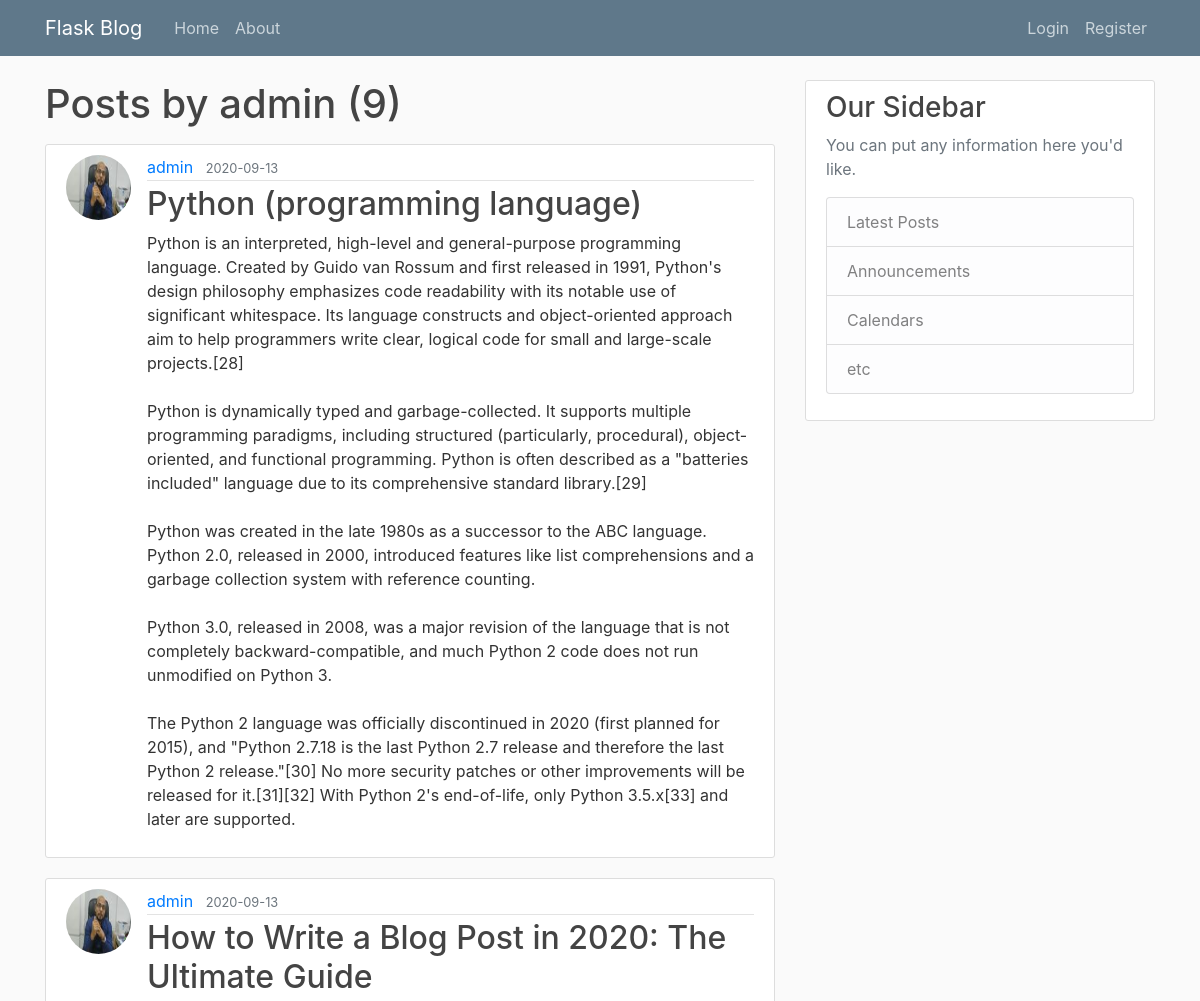
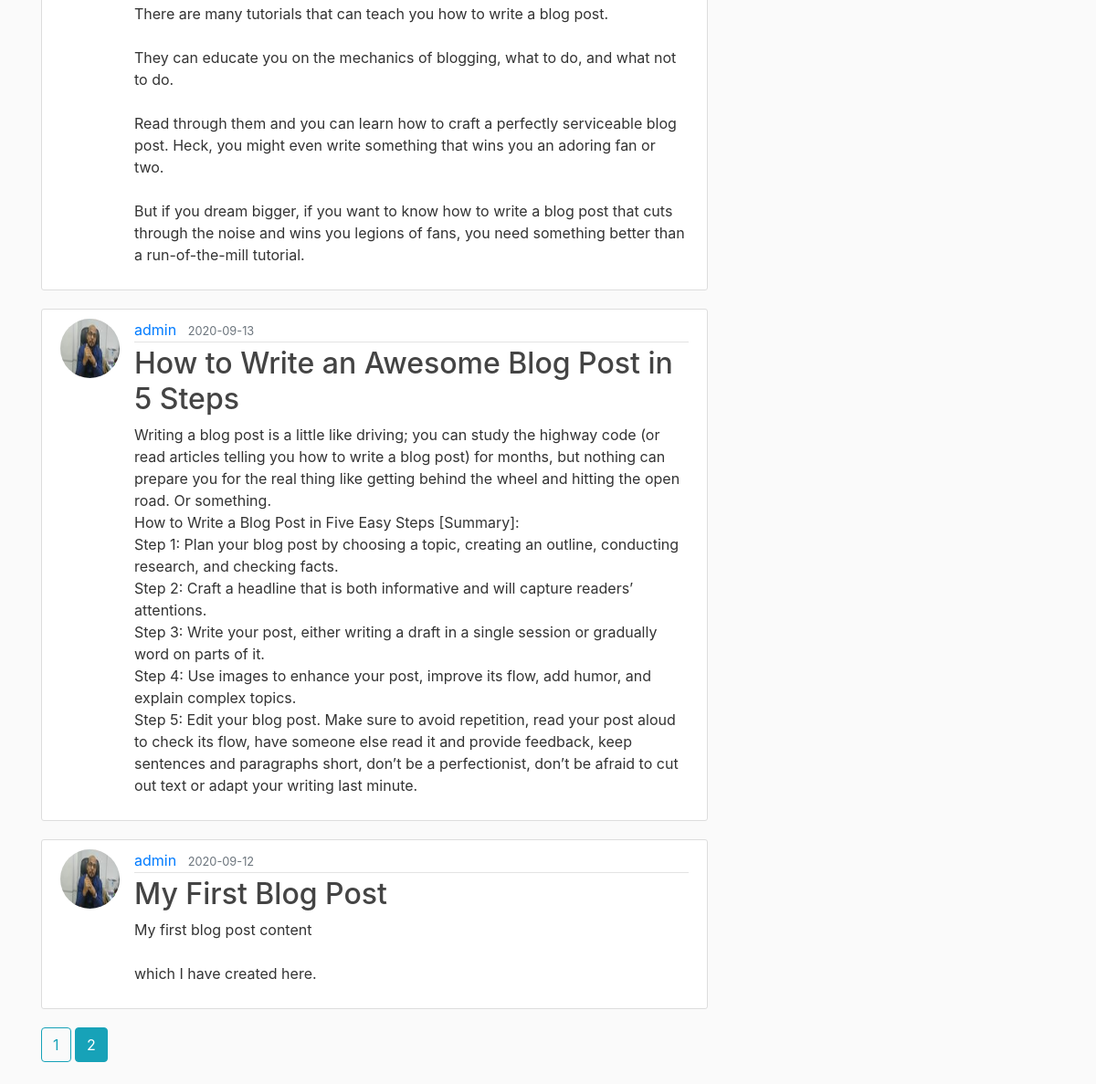
Screenshot of /user/admin?page=2 with the database file from the repository (2 pictures, top to bottom).
### flaskproject/models.py (models this page shows, shortened)
class User(db.Model, UserMixin):
    id = db.Column(db.Integer, primary_key=True)
    username = db.Column(db.String(20), unique=True, nullable=False)
    email = db.Column(db.String(120), unique=True, nullable=False)
    image_file = db.Column(db.String(20), nullable=False, default='default.jpg')
    password = db.Column(db.String(60), nullable=False)
    posts = db.relationship('Post', backref='author', lazy=True)

class Post(db.Model):
    id = db.Column(db.Integer, primary_key=True)
    title = db.Column(db.String(100), nullable=False)
    date_posted = db.Column(db.DateTime, nullable=False, default=datetime.utcnow)
    content = db.Column(db.Text, nullable=False)
    user_id = db.Column(db.Integer, db.ForeignKey('user.id'), nullable=False)

### flaskproject/users/routes.py (the view)
@users.route('/user/<string:username>')
def user_posts(username):
    page = request.args.get('page', 1, type=int)
    user = User.query.filter_by(username=username).first_or_404()
    posts = Post.query.filter_by(author=user) \
        .order_by(Post.date_posted.desc()) \
        .paginate(page=page, per_page=5)
    return render_template('user_posts.html', posts=posts, user=user)

### flaskproject/templates/user_posts.html
{%  extends "layout.html" %}
{% block content %}
    <h1 class="mb-3">Posts by {{ user.username }} ({{ posts.total }})</h1>
    {% for post in posts.items %}
        <article class="media content-section">
            <img class="rounded-circle article-img" src="{{ url_for('static', filename='profile_pics/' + post.author.image_file) }}" alt="">
          <div class="media-body">
            <div class="article-metadata">
              <a class="mr-2" href="{{ url_for('users.user_posts', username=post.author.username) }}">{{ post.author.username }}</a>
              <small class="text-muted">{{ post.date_posted.strftime('%Y-%m-%d') }}</small>
            </div>
            <h2><a class="article-title" href="{{ url_for('posts.post', post_id=post.id) }}">{{ post.title }}</a></h2>
            <p class="article-content">{{ post.content }}</p>
          </div>
        </article>
    {% endfor %}
    {% for page_num in posts.iter_pages(left_edge=1, right_edge=1, left_current=1, right_current=2) %}
        {% if page_num %}
            {% if posts.page == page_num %}
                <a class="btn btn-info mb-4" href="{{ url_for('users.user_posts', username=user.username, page=page_num) }}">{{ page_num }}</a>
            {% else %}
                <a class="btn btn-outline-info mb-4" href="{{ url_for('users.user_posts', username=user.username, page=page_num) }}">{{ page_num }}</a>
            {% endif %}
        {% else %}
            ...
        {% endif %}
    {% endfor %}
{% endblock content %}

### flaskproject/static/main.css (style rules this page uses)
body { background: #fafafa; color: #333333; margin-top: 5rem; }
h1, h2, h3, h4, h5, h6 { color: #444444; }
.content-section { background: #ffffff; padding: 10px 20px; border: 1px solid #dddddd; border-radius: 3px; margin-bottom: 20px; }
.article-title { color: #444444; }
.article-content { white-space: pre-line; }
.article-img { height: 65px; width: 65px; margin-right: 16px; }
.article-metadata { padding-bottom: 1px; margin-bottom: 4px; border-bottom: 1px solid #e3e3e3 }

### rows the page displays
User: username "admin"
Post: image_file (picture), author.username "admin", date_posted "2020-09-13", title "Python (programming language)", content "Python is an interpreted, high-level and general-purpose programming language. Created by Guido van Rossum and first released in 1991, Python's design philosophy emphasizes code readability with its notable use of significant whitespace. Its language constructs and object-oriented approach aim to help programmers write clear, logical code for small and large-scale projects.[28] Python is dynamically typed and garbage-collected. It supports multiple programming paradigms, including structured (particularly, procedural), object-oriented, and functional programming. Python is often described as a \"batteries included\" language due to its comprehensive standard library.[29] Python was created in…"
Post: image_file (picture), author.username "admin", date_posted "2020-09-13", title "How to Write a Blog Post in 2020: The Ultimate Guide", content "There are many tutorials that can teach you how to write a blog post. They can educate you on the mechanics of blogging, what to do, and what not to do. Read through them and you can learn how to craft a perfectly serviceable blog post. Heck, you might even write something that wins you an adoring fan or two. But if you dream bigger, if you want to know how to write a blog post that cuts through the noise and wins you legions of fans, you need something better than a run-of-the-mill tutorial."
Post: image_file (picture), author.username "admin", date_posted "2020-09-13", title "How to Write an Awesome Blog Post in 5 Steps", content "Writing a blog post is a little like driving; you can study the highway code (or read articles telling you how to write a blog post) for months, but nothing can prepare you for the real thing like getting behind the wheel and hitting the open road. Or something. How to Write a Blog Post in Five Easy Steps [Summary]: Step 1: Plan your blog post by choosing a topic, creating an outline, conducting research, and checking facts. Step 2: Craft a headline that is both informative and will capture readers’ attentions. Step 3: Write your post, either writing a draft in a single session or gradually word on parts of it. Step 4: Use images to enhance your post, improve its flow, add humor, and…"
Post: image_file (picture), author.username "admin", date_posted "2020-09-12", title "My First Blog Post", content "My first blog post content which I have created here."

### other values shown
{{ posts.total }} "9"
{{ page_num }} "1"
{{ page_num }} "2"
